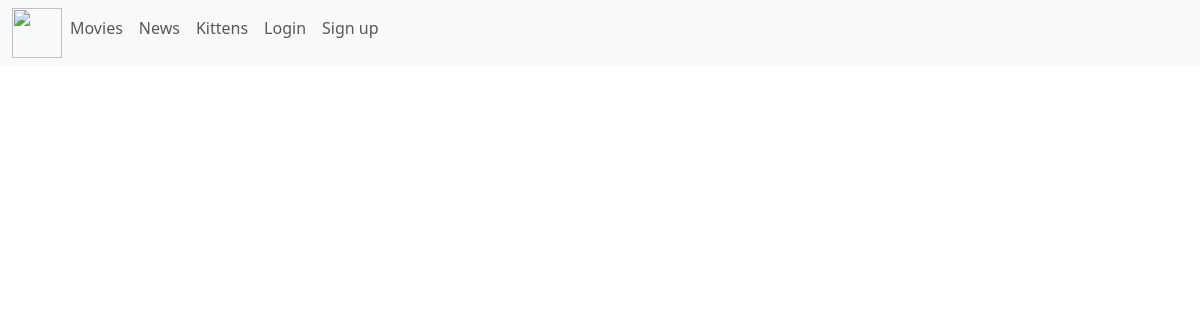
The page /news/ on the database as committed earlier.
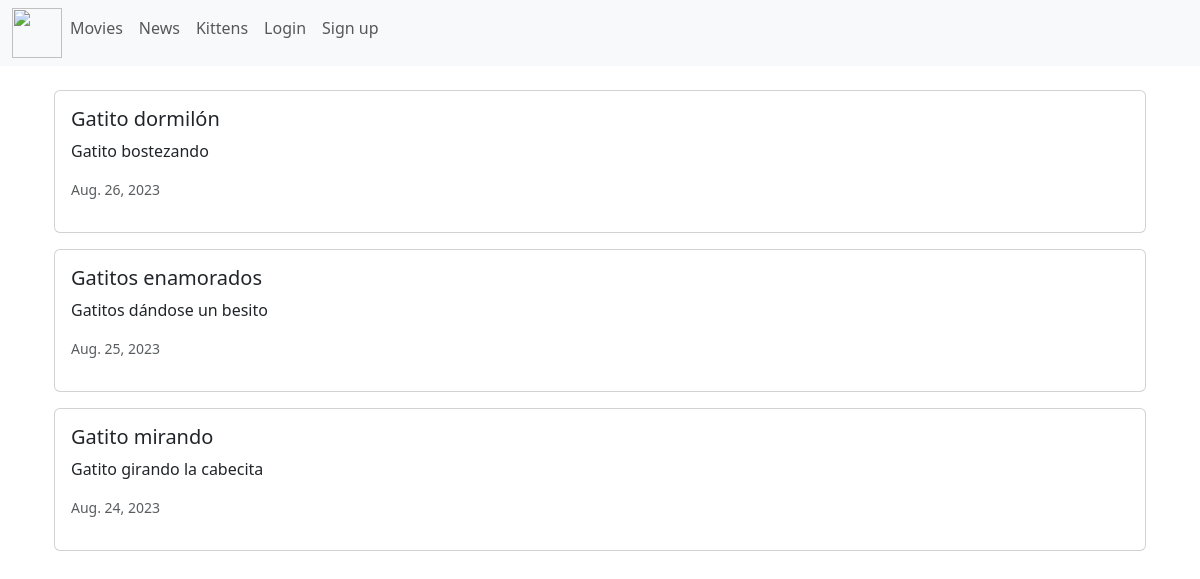
The same page on the database as committed later.
### news/models.py (models this page shows, shortened)
class News(models.Model):
    headline = models.CharField(max_length=200)
    body = models.TextField()
    date = models.DateField()

### news/views.py (the view)
# urls.py: path('news/', include('news.urls'))
def news(request):
    newss = News.objects.all().order_by('-date')
    return render(request, 'news.html', {'newss':newss})

### news/templates/news.html (shortened to what this page needs)
<head>
    <link href="https://cdn.jsdelivr.net/npm/bootstrap@5.3.1/dist/css/bootstrap.min.css" rel="stylesheet">
</head>
<body>
    {%extends 'base.html'%}
    {% block content%}
    <br>
    <div class="container">
        {%for news in newss %}
        <div class="card mb-3">
            <div class="row g-0">
                <div>
                    <div class="card-body">
                        <h5 class="card-title">{{news.headline}}</h5>
                        <p class="card-text">{{news.body}}</p>
                        <p class"card-text"><small class="text-muted">
                            {{news.date}}
                        </small></p>
                    </div>
                </div>
            </div>
        </div>
        {%endfor%}
    </div>
    {% endblock content%}

### news/templates/base.html (shortened to what this page needs)
<!doctype html>
<html lang= "en">
    <head>
        <link href="https://cdn.jsdelivr.net/npm/bootstrap@5.3.1/dist/css/bootstrap.min.css" rel="stylesheet">
    </head>
    <nav class="navbar navbar-expand-lg bg-body-tertiary">
        <div class="container-fluid">
          <div class="collapse navbar-collapse" id="navbarNav">
            <ul class="navbar-nav">
              <img src="https://i.pinimg.com/564x/b0/f7/c5/b0f7c5d11e8ef720b51bb49114960722.jpg" alt="" width="50" height="50">
              <li class="nav-item">
                <a class="nav-link" href="{%url 'home' %}">Movies</a>
              </li>
              <li class="nav-item">
                <a class="nav-link" href="{% url 'news' %}">News</a>
              </li>
              <li class="nav-item">
                <a class="nav-link" href="#">Kittens</a>
              </li>
              <li class="nav-item">
                <a class="nav-link" href="#">Login</a>
              </li>
              <li class="nav-item">
                <a class="nav-link" href="#">Sign up</a>
              </li>
            </ul>
          </div>
        </div>
    </nav>
    <body>
            <div class="container">
                {%block content%}
                {%endblock content%}
            </div>
    <body>
</html>

Rows that differ between the two databases and show on the page:
added News: headline "Gatito dormilón", body "Gatito bostezando", date "Aug. 26, 2023"
added News: headline "Gatitos enamorados", body "Gatitos dándose un besito", date "Aug. 25, 2023"
added News: headline "Gatito mirando", body "Gatito girando la cabecita", date "Aug. 24, 2023"
